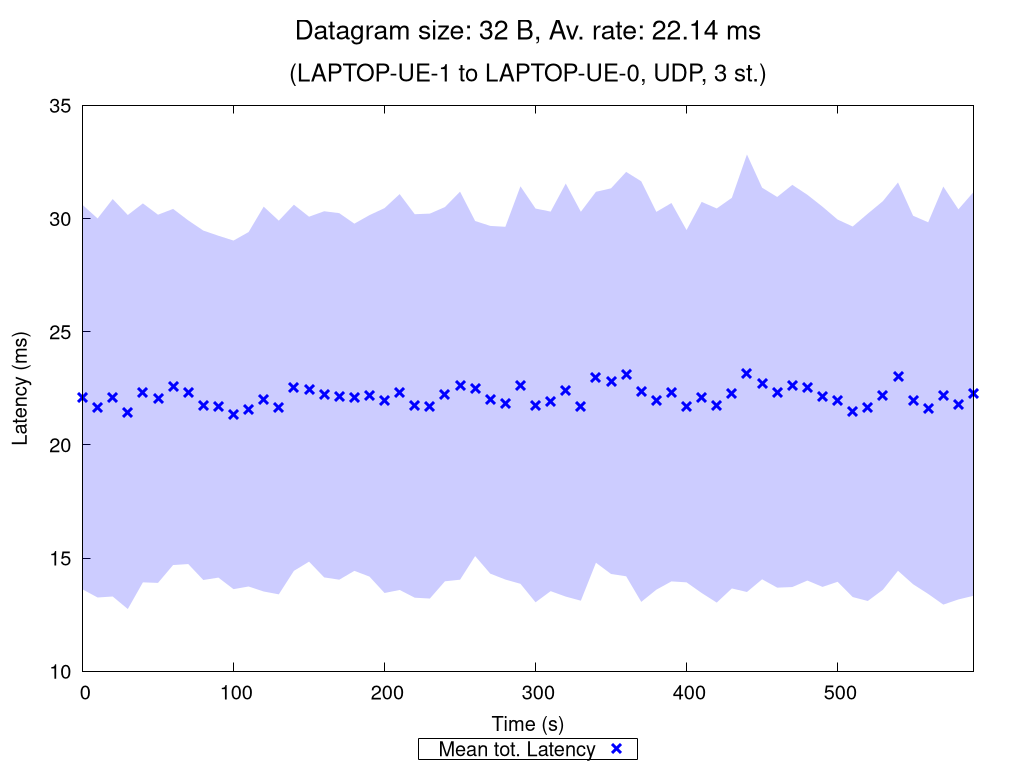

Write the gnuplot code that produced this figure.
set terminal pngcairo nocrop enhanced size 1024,768 font "Verdana,15"
set output "UDP_3_st_2020_10_09_17-57-21_one2two_00032B.png"

set title "{/=20 Datagram size: 32 B, Av. rate: 22.14 ms}\n\n{/=18 (LAPTOP-UE-1 to LAPTOP-UE-0, UDP, 3 st.)}"

set xlabel "Time (s)"
set ylabel "Latency (ms)"
set ytics nomirror
set key bmargin center horizontal box samplen 1 width -1
set bmargin 4.6
set rmargin 4.5

rf = 1.0  # rate factor
set style fill transparent solid 0.2 noborder
set autoscale xfix
plot "UDP_3_st_2020_10_09_17-57-21_one2two_00032B_iperf_processed.dat" using 1:($2/rf-$3/rf):($2/rf+$3/rf) with filledcurves lc rgb "blue" notitle, \
     "" using 1:($2/rf) with points pt 2 ps 1.5 lw 3 lc rgb "blue" title "Mean tot. Latency", \
